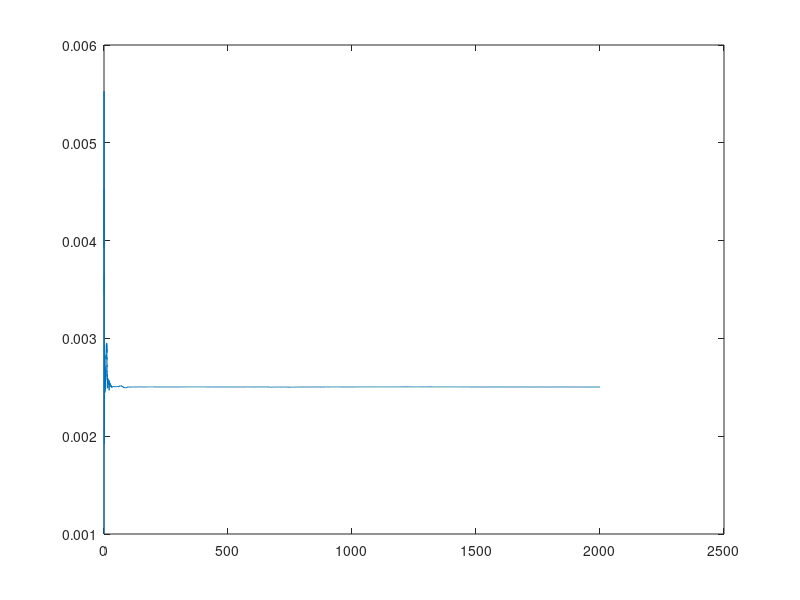

This chart was generated by the following MATLAB code:
clear all
load ECM1

% Recursive least squares for Method 1 in Exercise 2

% Fit polynomial model to OCV data
Pocv = polyfit(OCV(:,1),OCV(:,2),10);

% Open loop estimation of z
Ts = 0.1;           % Sampling time (s)
Q  = 60*3600;       % Capacity (As)
z(1) = 0.5;                                 % Initial SoC
vOC(1) = polyval(Pocv,z(1));                % Inital OCV
for k = 1:length(Time)-1
    z(k+1) = z(k)+(Ts/Q)*Current(k);        % Simulated SoC
    vOC(k+1) = polyval(Pocv,z(k+1));        % Corresponding OCV
end

v0 = Voltage - vOC';

% RLS algorithm
Y   = v0;
Phi = Current;
lambda = 0.9999     % Try different values of lambda (forgetting factor) 

theta(1) = 0.001;   % Initial parameter guess
P(1)     = 1;    % Initialization of P
for k = 2:length(Time)
    eps      = Y(k,:) - Phi(k,:)*theta(k-1);
    K        = P(k-1)*Phi(k,:)/(lambda+Phi(k,:)*P(k-1)*Phi(k,:)');
    theta(k) = theta(k-1) + K*eps;
    P(k)     = (1/lambda)*(1-K*Phi(k,:))*P(k-1);
end

figure(4)
plot(Time,theta)